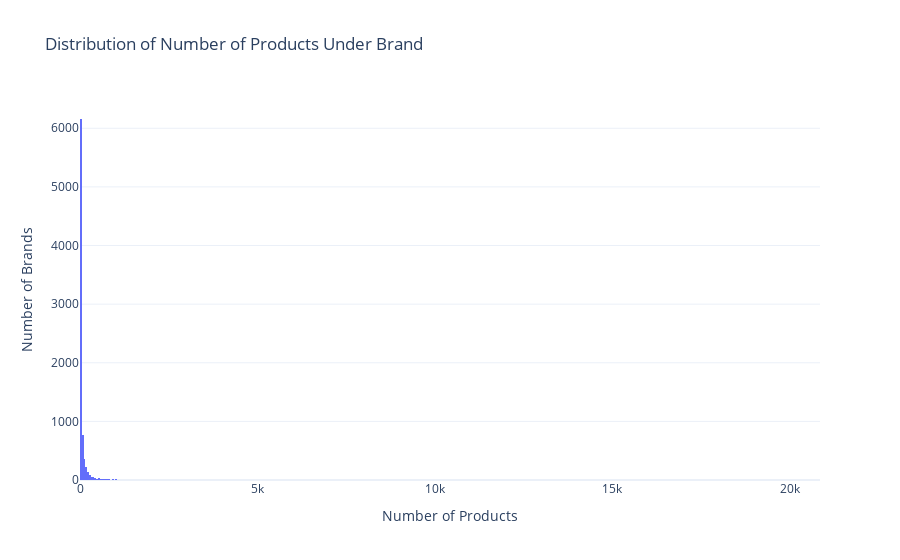

Notebook source saved alongside this figure:
### Code cell
# plot the distribution of the number of products under each brand
fig = px.histogram(x=brand_agg["num_of_products"],
                   nbins=500,
                   labels={"num_of_products": "Number of Products",},
                   title="Distribution of Number of Products Under Brand")
fig.update_layout(xaxis_title="Number of Products",
                  yaxis_title="Number of Brands")

### Figure 1 — Plotly figure (JSON) as saved in the notebook; plotly's stock layout.template omitted (floating-point values rounded to 4 significant figures; data arrays with more than 128 entries replaced by an {"elided": "..."} marker saying what was removed)
{"data": [{"alignmentgroup": "True", "bingroup": "x", "hovertemplate": "x=%{x}<br>count=%{y}<extra></extra>", "legendgroup": "", "marker": {"color": "#636efa", "pattern": {"shape": ""}}, "name": "", "nbinsx": 500, "offsetgroup": "", "orientation": "v", "showlegend": false, "type": "histogram", "x": {"elided": "8122 int values"}, "xaxis": "x", "yaxis": "y"}], "layout": {"barmode": "relative", "legend": {"tracegroupgap": 0}, "title": {"text": "Distribution of Number of Products Under Brand"}, "xaxis": {"anchor": "y", "domain": [0, 1], "title": {"text": "Number of Products"}}, "yaxis": {"anchor": "x", "domain": [0, 1], "title": {"text": "Number of Brands"}}}}
